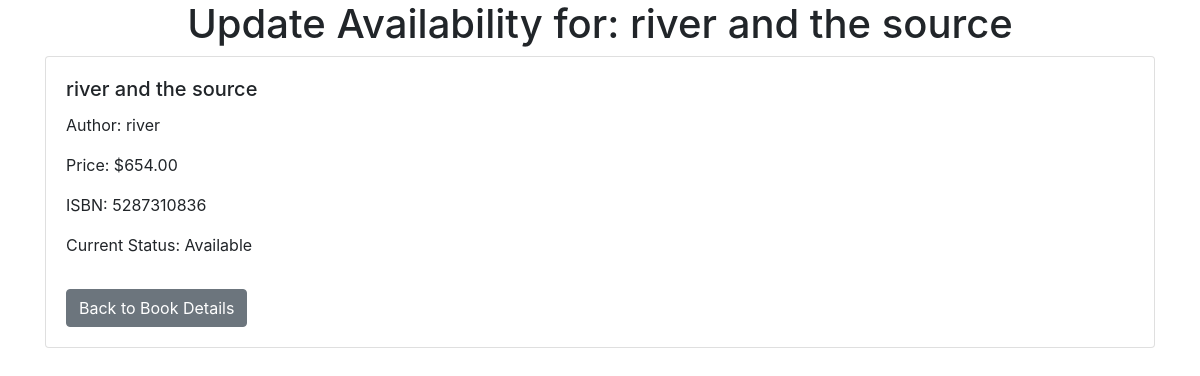
Page /borrow-book/1/update-availability/ on the committed database.
### myapp/models.py (models this page shows, shortened)
class Book(models.Model):
    title = models.CharField(max_length=255)
    author = models.CharField(max_length=255, null=True, blank=True)
    price = models.DecimalField(max_digits=10, decimal_places=2)
    is_available = models.BooleanField(default=True)
    isbn = models.CharField(max_length=13, unique=True, default="0000000000000")  # ISBN is unique
    book_count = models.PositiveIntegerField(default=1)

### myapp/views.py (the view, shortened to what this page needs)
# urls.py: path('borrow-book/<int:id>/update-availability/', views.update_availability, name='update-availability'),
def update_availability(request, id):
    book = get_object_or_404(Book, id=id)
    return render(request, 'update_availability.html', {'book': book})

### templates/update_availability.html (shortened to what this page needs)
<!DOCTYPE html>
<html lang="en">
<head>
    <link rel="stylesheet" href="https://stackpath.bootstrapcdn.com/bootstrap/4.3.1/css/bootstrap.min.css">
</head>
<body>
<div class="container">
    <h1 class="text-center">Update Availability for: {{ book.title }}</h1>
    <div class="card">
        <div class="card-body">
            <h5 class="card-title">{{ book.title }}</h5>
            <p class="card-text">Author: {{ book.author }}</p>
            <p class="card-text">Price: ${{ book.price }}</p>
            <p class="card-text">ISBN: {{ book.isbn }}</p>
            <p class="card-text">Current Status: {% if book.is_available %}Available{% else %}Not Available{% endif %}</p>
            <a href="{% url 'borrow-book' book.id %}" class="btn btn-secondary mt-3">Back to Book Details</a>
        </div>
    </div>
</div>
</body>
</html>

### rows in the picture
Book: title "river and the source", author "river", price "654.00", isbn "5287310836"
